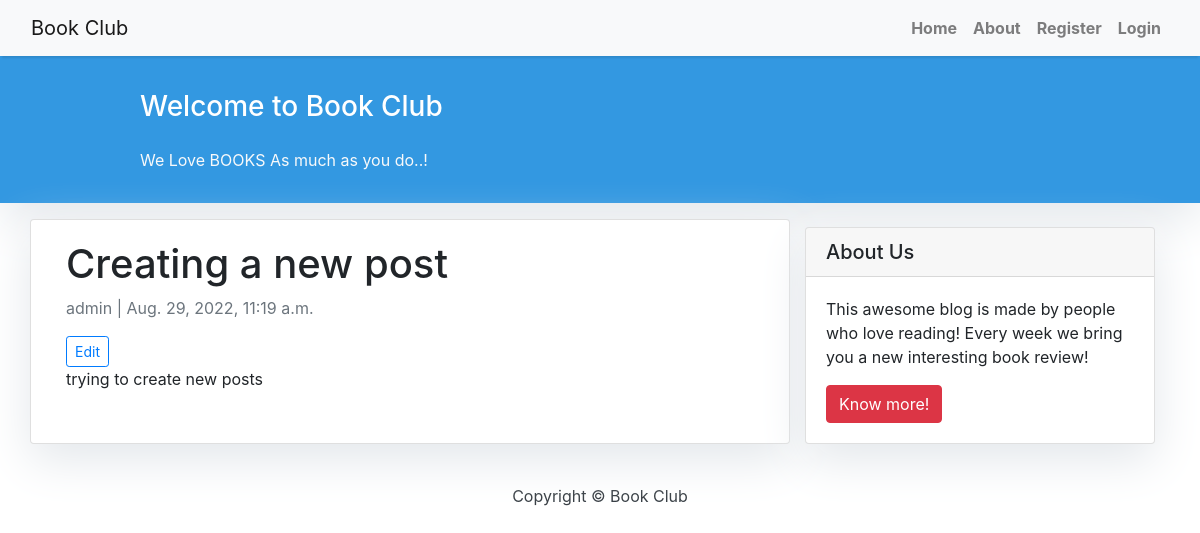
Page /post/2/ on the earlier database version.
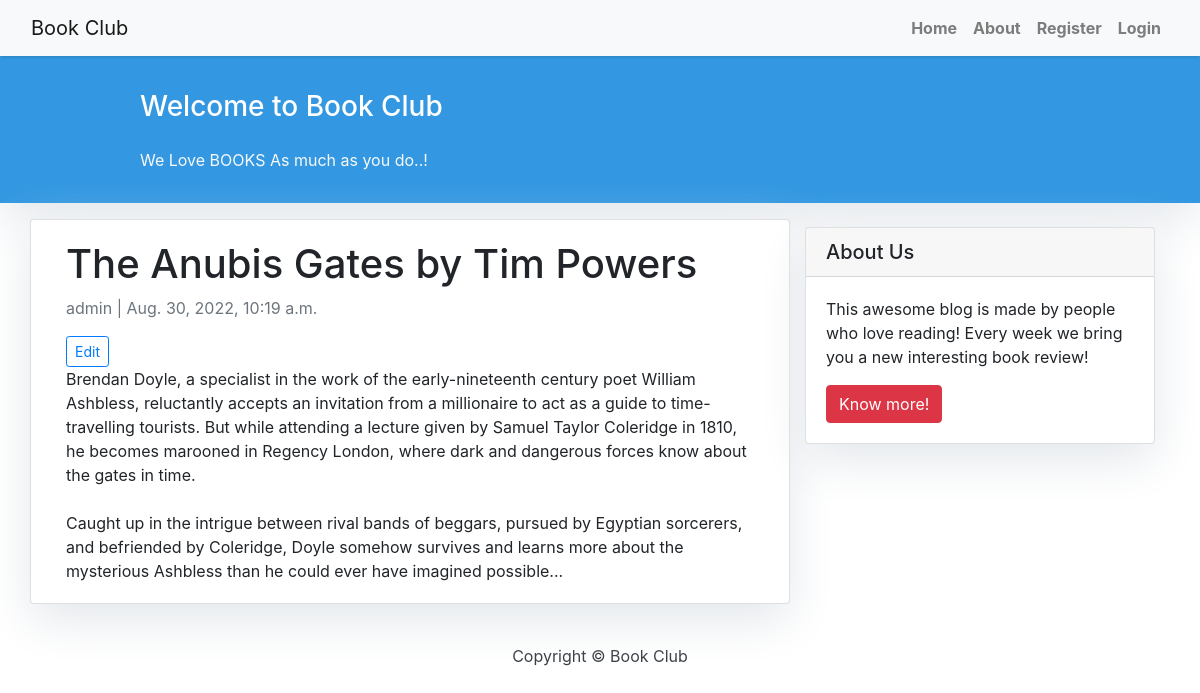
Same page on the later database version.
### blog/models.py (models this page shows, shortened)
class Post(models.Model):
    author = models.ForeignKey(settings.AUTH_USER_MODEL, on_delete=models.CASCADE)
    title = models.CharField(max_length=200)
    text = models.TextField()
    created_date = models.DateTimeField(default=timezone.now)
    published_date = models.DateTimeField(blank=True, null=True)

### blog/views.py (the view)
# urls.py: path('post/<int:pk>/', views.details, name='details'),
def details(request, pk):
    post = get_object_or_404(Post, pk=pk)
    return render(request, 'details.html', {'post': post})

### templates/details.html
{% extends "base.html" %}
{% load static %}
{% block content %}
<div class="container">
  <div class="row">
    <div class="col-md-8 card mb-4  mt-3 left  top">
      <div class="card-body">
       <h1>{% block title %} {{ post.title }} {% endblock title %}</h1>
        <p class=" text-muted">{{ post.author }} | {{ post.created_date }}</p>
        <a href="{% url 'newpost' pk=post.pk %}" class="btn btn-outline-primary btn-sm">Edit</a>
        <p class="card-text ">{{ post.text|linebreaksbr }}</p>
      </div>
    </div>
    {% block sidebar %} {% include 'sidebar.html' %} {% endblock sidebar %}
  </div>
</div>
{% endblock content %}

Differences in the rows shown:
changed Post "admin": title "Creating a new post" → "The Anubis Gates by Tim Powers"; created_date "Aug. 29, 2022, 11:19 a.m." → "Aug. 30, 2022, 10:19 a.m."; text "trying to create new posts" → "Brendan Doyle, a specialist in the work of the early-nineteenth century poet William Ashbless, reluctantly accepts an invitation from a millionaire to act as a guide to time-travelling tourists. But while attending a lecture given by Samuel Taylor Coleridge in 1810, he becomes marooned in Regency London, where dark and dangerous forces know about the gates in time. Caught up in the intrigue between rival bands of beggars, pursued by Egyptian sorcerers, and befriended by Coleridge, Doyle somehow survives and learns more about the mysterious Ashbless than he could ever have imagined possible..."
